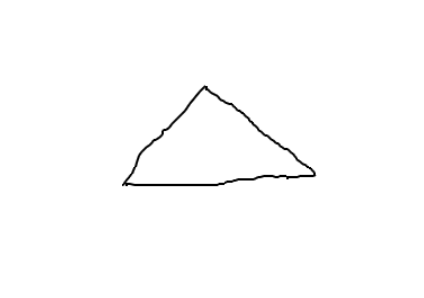
#> input picture Sandbox/Test_detecting_shapes/Capture_shape_1.PNG, 424 x 298 px, found by its file name
$ jupyter execute 'Detecting shapes.ipynb'
#> lines starting #> are read from the running program, lines starting #| are printed output that depends on the picture; after the words box and inside, x2 and y2 are one past the last pixel; in counts of white or black regions, pixels touching at a corner belong together
[cell 1]
import cv2
import numpy as np
from matplotlib import pyplot as plt

[cell 2]
# reading image
# img = cv2.imread('shapes.png')
img = cv2.imread('Capture_shape_1.png')
#> img is the input picture: shape (298, 424, 3); min 0, max 255, mean 252.9

# converting image into grayscale image
gray = cv2.cvtColor(img, cv2.COLOR_BGR2GRAY)

# setting threshold of gray image
_, threshold = cv2.threshold(gray, 250, 255, cv2.THRESH_BINARY)
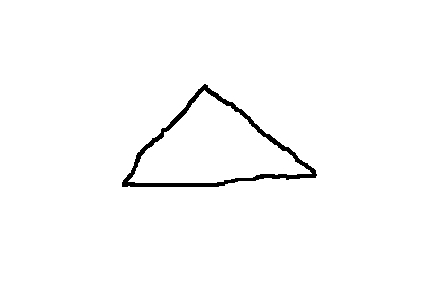
#> threshold: shape (298, 424); 98.4% white; 1 black region

# using a findContours() function
contours, _ = cv2.findContours(threshold, cv2.RETR_TREE, cv2.CHAIN_APPROX_SIMPLE)
#> contours = 3 contours; box (x1, y1, x2, y2) and area: (0, 0, 424, 298) 125631, (121, 83, 318, 188) 11002, (128, 90, 312, 183) 8574

cv2.imshow('shapes', threshold)

cv2.waitKey(0)
cv2.destroyAllWindows()

[cell 3]
i = 0
print(len(contours))
#| 3
# list for storing names of shapes
for i in range(1,len(contours)):
    # here we are ignoring first counter because
    # findcontour function detects whole image as shape
    contour = contours[i];
#     if i == 0:
#         i = 1
#         continue

    # cv2.approxPloyDP() function to approximate the shape
    approx = cv2.approxPolyDP(contour, 0.04 * cv2.arcLength(contour, True), True)
    print(approx)

    # using drawContours() function
    cv2.drawContours(img, [contour], 0, (0, 0, 255), 5)
    # finding center point of shape
    M = cv2.moments(contour)
#     print(M)

    if M['m00'] != 0.0:
        x = int(M['m10']/M['m00'])
        y = int(M['m01']/M['m00'])

    # putting shape name at center of each shape
    if len(approx) == 3:
        cv2.putText(img, 'Triangle', (x, y), cv2.FONT_HERSHEY_SIMPLEX, 0.6, (255, 0, 0), 2)

    elif len(approx) == 4:
        cv2.putText(img, 'Quadrilateral', (x, y), cv2.FONT_HERSHEY_SIMPLEX, 0.6, (255, 0, 0), 2)

    elif len(approx) == 5:
        cv2.putText(img, 'Pentagon', (x, y), cv2.FONT_HERSHEY_SIMPLEX, 0.6, (255, 0, 0), 2)

    elif len(approx) == 6:
        cv2.putText(img, 'Hexagon', (x, y), cv2.FONT_HERSHEY_SIMPLEX, 0.6, (255, 0, 0), 2)

    else:
        cv2.putText(img, 'circle', (x, y), cv2.FONT_HERSHEY_SIMPLEX, 0.6, (255, 0, 0), 2)
#> this loop made 2 passes
#> (approx, x, y) on passes 1 to 2: ([[121, 186], [204, 83], [317, 174]], 212, 149), ([[128, 181], [311, 173], [204, 90]], 212, 148)
#| [[[121 186]]
#|  [[204  83]]
#|  [[317 174]]]
#| [[[128 181]]
#|  [[311 173]]
#|  [[204  90]]]
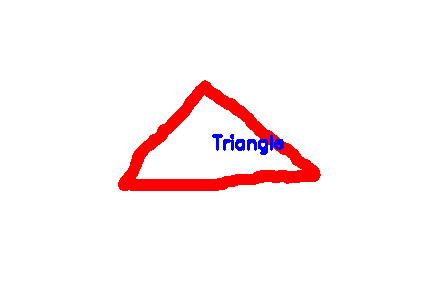
#> img: shape (298, 424, 3); 4.73% of pixels changed, all inside (x1, y1, x2, y2) = (118, 80, 321, 191)

    # displaying the image after drawing contours
#     cv2.imshow('shapes', img)

#     cv2.waitKey(0)
#     cv2.destroyAllWindows()

# displaying the image after drawing contours
cv2.imshow('shapes', img)

cv2.waitKey(0)
cv2.destroyAllWindows()

$ run again, with Sandbox/Test_detecting_shapes/shapes.png copied over Sandbox/Test_detecting_shapes/Capture_shape_1.PNG
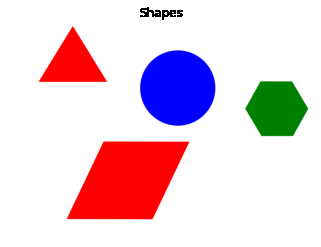
#> input picture Sandbox/Test_detecting_shapes/shapes.png, 321 x 247 px, found by its file name
#> img is the input picture: shape (247, 321, 3); mean B, G, R 218.3, 208.2, 231.6
#> `_, threshold = cv2.threshold(gray, 250, 255, cv2.THRESH_BINARY)`:
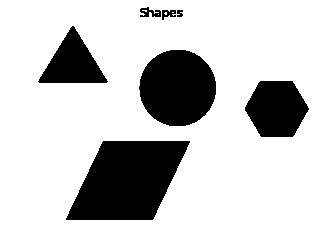
#> threshold: shape (247, 321); 79.1% white; 7 black regions
#> contours = 12 contours, 4 with area under 20; largest, box (x1, y1, x2, y2) and area: (0, 0, 321, 247) 78720, (65, 140, 191, 221) 7079, (138, 49, 217, 127) 4728, (244, 80, 310, 138) 2804, (37, 25, 109, 84) 2181, (139, 6, 162, 18) 170, (161, 9, 177, 21) 120, (176, 9, 184, 18) 49
#| 12
#> the loop `for i in range(1,len(contours)):` made 11 passes
#> (approx, x, y) on passes 1, 4: ([[103, 140], [190, 141], [152, 220], [65, 219]], 127, 180), ([[37, 81], [72, 25], [108, 81]], 72, 63)
#> (printed output is left out)
#> after the loop `for i in range(1,len(contours)):`:
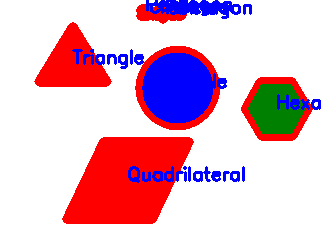
#> img: shape (247, 321, 3); 11.81% of pixels changed, all inside (x1, y1, x2, y2) = (34, 0, 321, 224)

$ run again, with Sandbox/Test_detecting_shapes/Capture_shape_2.PNG copied over Sandbox/Test_detecting_shapes/Capture_shape_1.PNG
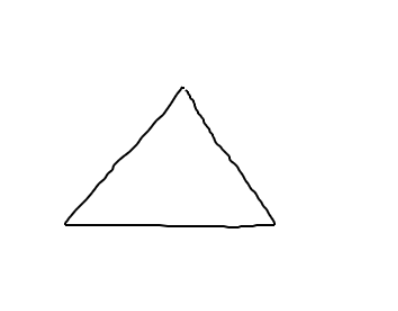
#> input picture Sandbox/Test_detecting_shapes/Capture_shape_2.PNG, 398 x 311 px, found by its file name
#> img is the input picture: shape (311, 398, 3); min 0, max 255, mean 252.4
#> `_, threshold = cv2.threshold(gray, 250, 255, cv2.THRESH_BINARY)`:
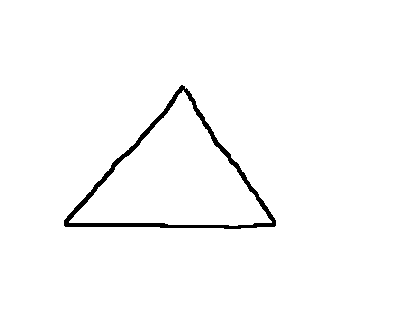
#> threshold: shape (311, 398); 98.1% white; 1 black region
#> contours = 3 contours; box (x1, y1, x2, y2) and area: (0, 0, 398, 311) 123070, (63, 84, 277, 230) 15956, (69, 90, 272, 226) 13120
#| 3
#> the loop `for i in range(1,len(contours)):` made 2 passes
#> (approx, x, y) on passes 1 to 2: ([[276, 220], [63, 225], [181, 84]], 173, 179), ([[271, 221], [183, 90], [69, 222]], 174, 179)
#> (printed output is left out)
#> after the loop `for i in range(1,len(contours)):`:
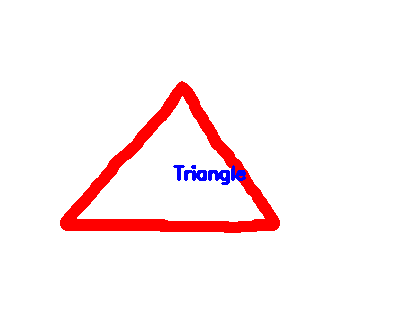
#> img: shape (311, 398, 3); 5.7% of pixels changed, all inside (x1, y1, x2, y2) = (60, 81, 280, 233)

$ run again, with Sandbox/Test_detecting_shapes/Capture_shape_3.PNG copied over Sandbox/Test_detecting_shapes/Capture_shape_1.PNG
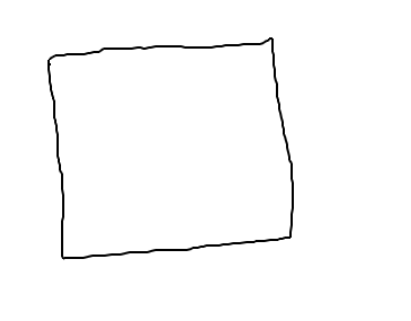
#> input picture Sandbox/Test_detecting_shapes/Capture_shape_3.PNG, 411 x 321 px, found by its file name
#> img is the input picture: shape (321, 411, 3); min 0, max 255, mean 251.3
#> `_, threshold = cv2.threshold(gray, 250, 255, cv2.THRESH_BINARY)`:
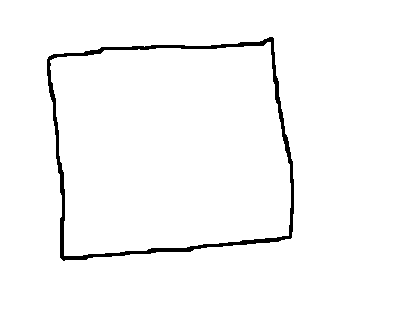
#> threshold: shape (321, 411); 97.6% white; 1 black region
#> contours = 3 contours; box (x1, y1, x2, y2) and area: (0, 0, 411, 321) 131200, (46, 36, 295, 262) 47694, (50, 42, 291, 256) 43714
#| 3
#> the loop `for i in range(1,len(contours)):` made 2 passes
#> (approx, x, y) on passes 1 to 2: ([[272, 36], [292, 237], [63, 261], [47, 57]], 169, 148), ([[270, 42], [50, 60], [64, 255], [288, 235]], 169, 148)
#> (printed output is left out)
#> after the loop `for i in range(1,len(contours)):`:
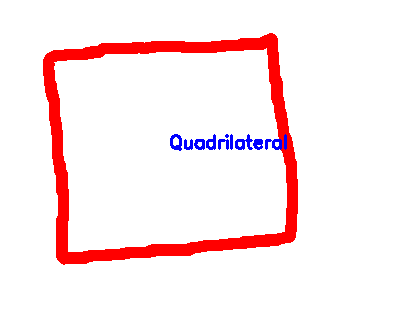
#> img: shape (321, 411, 3); 8.14% of pixels changed, all inside (x1, y1, x2, y2) = (43, 33, 298, 265)
